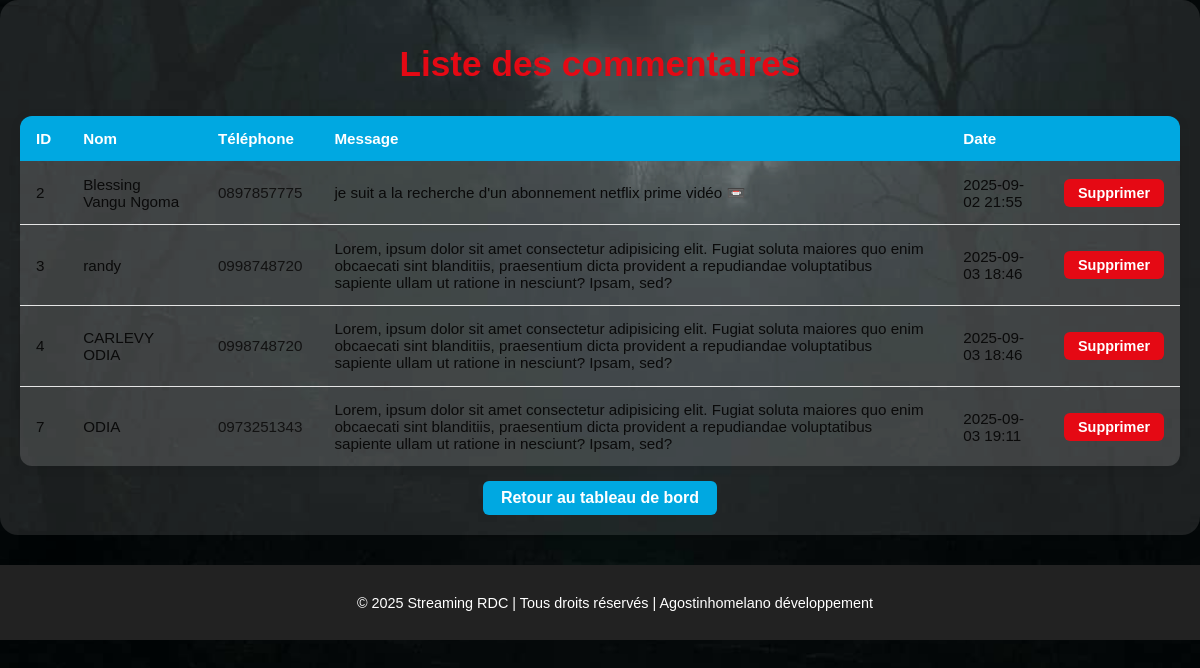
Page /admin/liste_commentaires on the earlier database version.
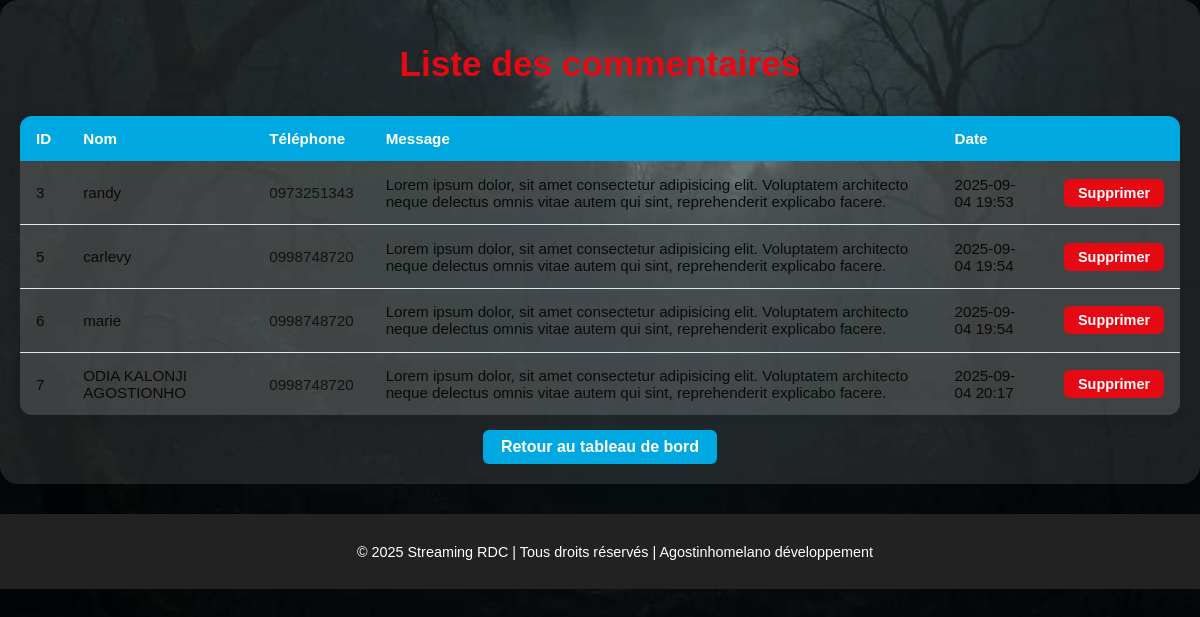
Same page on the later database version.
### app.py (models this page shows)
class Commentaire(db.Model):
    id= db.Column(db.Integer,primary_key=True)
    nom=db.Column(db.String(30),nullable=False)
    tel=db.Column(db.String(30),nullable=False)
    message=db.Column(db.String(500),nullable=False)
    date_post=db.Column(db.DateTime,default=datetime.utcnow)

### app.py (the view)
@app.route("/admin/liste_commentaires")
def liste_commentaires():
    commentaires=Commentaire.query.all()
    return render_template("admin/commentaire.html",commentaires=commentaires)

### templates/admin/commentaire.html (shortened to what this page needs)
<!DOCTYPE html>
<html lang="fr">
<head>
  <link rel="stylesheet" href="{{ url_for('static', filename='css/admin.css') }}">
</head>
<body>
  <div class="admin-container">
    <h1>Liste des commentaires</h1>
    <div class="table-responsive">
      <table class="admin-table">
        <thead>
          <tr>
            <th>ID</th>
            <th>Nom</th>
            <th>Téléphone</th>
            <th>Message</th>
            <th>Date</th>
            <th></th>
          </tr>
        </thead>
        <tbody>
          {% for c in commentaires %}
          <tr>
            <td data-label="ID">{{ c.id }}</td>
            <td data-label="Nom">{{ c.nom }}</td>
            <td data-label="Téléphone"><a href="https://wa.me/{{ c.tel }}" target="_blank">{{ c.tel }}</a></td>
            <td data-label="Message">{{ c.message }}</td>
            <td data-label="Date">{{ c.date_post.strftime('%Y-%m-%d %H:%M') }}</td>
            <td>
              <form action="{{ url_for('supprimer_commentaire', id=c.id) }}" method="post" class="delete-form">
                <button type="submit" class="btn-admin">Supprimer</button>
              </form>
            </td>
          </tr>
          {% endfor %}
        </tbody>
      </table>
    </div>
    <a href="{{ url_for('accueil_admin') }}" class="btn-retour">Retour au tableau de bord</a>
  </div>
  <footer>
    <p>© 2025 Streaming RDC | Tous droits réservés | Agostinhomelano développement</p>
  </footer>
</body>
</html>

### static/css/admin.css (style rules this page uses)
body { background: url("../image/backgroud.jpg") no-repeat center center/cover; min-height: 100vh; font-family: Arial, sans-serif; margin: 0; }
.admin-container { max-width: 1100px; margin: 40px auto; background: rgba(255,255,255,0.10); border-radius: 18px; padding: 2.5rem; box-shadow: 0 4px 24px rgba(0,0,0,0.15); color: #0a0a0a; text-align: center; }
.admin-container h1 { margin-bottom: 2rem; color: #e50914; font-size: 2.2rem; }
.btn-admin { display: inline-block; padding: 8px 18px; background: #e50914; color: #fff; border-radius: 6px; text-decoration: none; font-weight: bold; transition: background 0.3s; }
.btn-retour { display: inline-block; margin-top: 2rem; padding: 10px 24px; background: #00A8E1; color: #fff; border-radius: 6px; text-decoration: none; font-weight: bold; transition: background 0.3s; }
footer { background: #111; text-align: center; padding: 20px 0; font-size: 1rem; color: #fff; margin-top: 40px; width: 100%; }

### templates/admin/commentaire.html (style rules this page uses)
.admin-container { max-width: 1200px; margin: auto; padding: 20px; }
h1 { text-align: center; color: #00A8E1; margin-bottom: 20px; }
.table-responsive { overflow-x: auto; -webkit-overflow-scrolling: touch; border-radius: 12px; box-shadow: 0 2px 12px rgba(0,0,0,0.08); }
.admin-table { width: 100%; border-collapse: collapse; min-width: 700px; }
.admin-table th, .admin-table td { padding: 0.9rem 1rem; text-align: left; font-size: 0.95rem; vertical-align: middle; }
.admin-table th { background: #00A8E1; color: #fff; font-weight: bold; }
.admin-table tr { border-bottom: 1px solid #e5e5e5; }
.admin-table tr:last-child { border-bottom: none; }
.admin-table td { background: rgba(255,255,255,0.15); }
.btn-admin { display: inline-block; padding: 6px 14px; background: #e50914; color: #fff; border-radius: 6px; text-decoration: none; font-weight: bold; transition: 0.3s; font-size: 0.9rem; border: none; cursor: pointer; }
.btn-retour { display: inline-block; margin-top: 15px; padding: 8px 18px; background: #00A8E1; color: #fff; border-radius: 6px; text-decoration: none; font-weight: bold; transition: 0.3s; }
td a { text-decoration: none; color: #121212; }
footer { text-align: center; padding: 15px; margin-top: 30px; font-size: 0.9rem; background: #222; color: #fff; }

Differences in the rows shown:
removed Commentaire: id "2", nom "Blessing Vangu Ngoma", tel "0897857775", message "je suit a la recherche d'un abonnement netflix prime vidéo 📼", date_post "2025-09-02 21:55"
removed Commentaire: id "4", nom "CARLEVY ODIA", tel "0998748720", message "Lorem, ipsum dolor sit amet consectetur adipisicing elit. Fugiat soluta maiores quo enim obcaecati sint blanditiis, praesentium dicta provident a repudiandae voluptatibus sapiente ullam ut ratione in nesciunt? Ipsam, sed?", date_post "2025-09-03 18:46"
changed Commentaire "randy": tel "0998748720" → "0973251343"; message "Lorem, ipsum dolor sit amet consectetur adipisicing elit. Fugiat soluta maiores quo enim obcaecati sint blanditiis, praesentium dicta provident a repudiandae voluptatibus sapiente ullam ut ratione in nesciunt? Ipsam, sed?" → "Lorem ipsum dolor, sit amet consectetur adipisicing elit. Voluptatem architecto neque delectus omnis vitae autem qui sint, reprehenderit explicabo facere."; date_post "2025-09-03 18:46" → "2025-09-04 19:53"
added Commentaire: id "5", nom "carlevy", tel "0998748720", message "Lorem ipsum dolor, sit amet consectetur adipisicing elit. Voluptatem architecto neque delectus omnis vitae autem qui sint, reprehenderit explicabo facere.", date_post "2025-09-04 19:54"
added Commentaire: id "6", nom "marie", tel "0998748720", message "Lorem ipsum dolor, sit amet consectetur adipisicing elit. Voluptatem architecto neque delectus omnis vitae autem qui sint, reprehenderit explicabo facere.", date_post "2025-09-04 19:54"
changed Commentaire id 7: nom "ODIA" → "ODIA KALONJI AGOSTIONHO"; tel "0973251343" → "0998748720"; message "Lorem, ipsum dolor sit amet consectetur adipisicing elit. Fugiat soluta maiores quo enim obcaecati sint blanditiis, praesentium dicta provident a repudiandae voluptatibus sapiente ullam ut ratione in nesciunt? Ipsam, sed?" → "Lorem ipsum dolor, sit amet consectetur adipisicing elit. Voluptatem architecto neque delectus omnis vitae autem qui sint, reprehenderit explicabo facere."; date_post "2025-09-03 19:11" → "2025-09-04 20:17"
